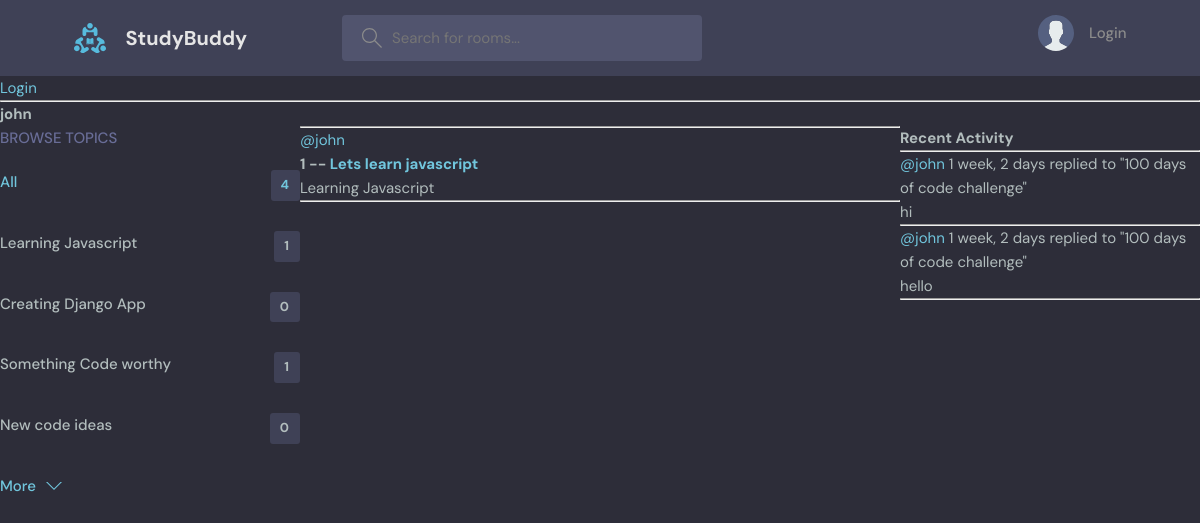
Page /profile/1/ on the earlier database version.
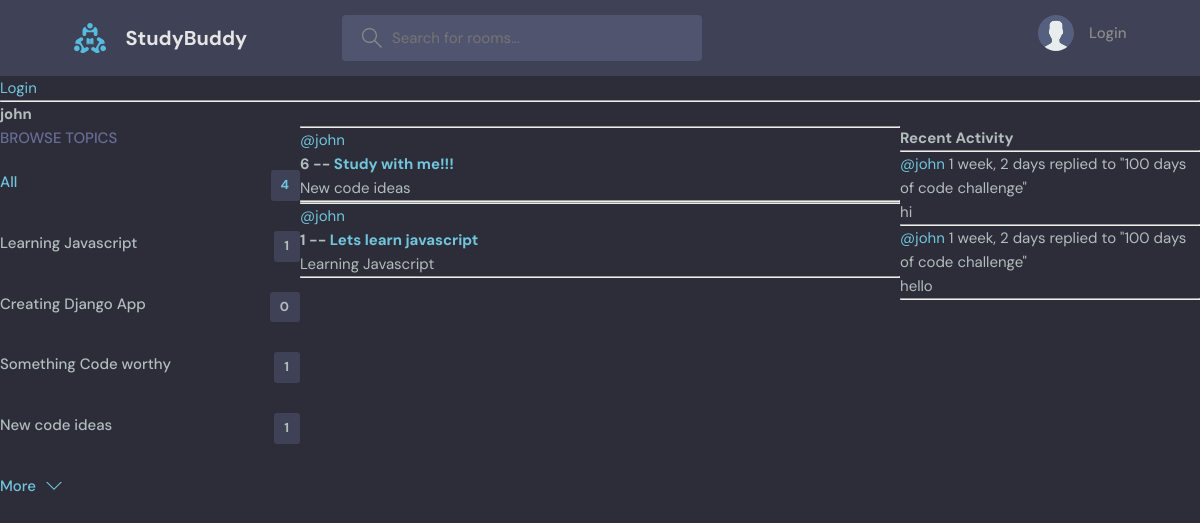
Same page on the later database version.
### baseApp/models.py (models this page shows, shortened)
class Topic(models.Model):
    name = models.CharField(max_length=200)

class Room(models.Model):
    host = models.ForeignKey(User, on_delete=models.SET_NULL, null=True)
    topic = models.ForeignKey(Topic, on_delete=models.SET_NULL, null=True)
    name = models.CharField(max_length=200)
    description = models.TextField(null=True,blank=True)
    participants = models.ManyToManyField(
        User, related_name='participants', blank=True)
    updated = models.DateTimeField(auto_now=True)
    created = models.DateTimeField(auto_now_add=True)
    class Meta:
        ordering = ['-updated', '-created'] #orders rooms by updated and created fields
    def __str__(self): #function to reference the name of the room
        return self.name

class Message(models.Model):
    user = models.ForeignKey( User, on_delete=models.CASCADE)
    room = models.ForeignKey(Room, on_delete=models.CASCADE)
    body = models.TextField()
    updated = models.DateTimeField(auto_now=True)
    created = models.DateTimeField(auto_now_add=True)
    class Meta:
        ordering = ['-updated', '-created'] #orders rooms by updated and created fields

### baseApp/views.py (the view)
# urls.py: path('profile/<str:pk>/', views.userProfile, name="user-profile"),
def userProfile(request, pk):
    user = User.objects.get(id=pk)
    rooms = user.room_set.all()
    room_messages = user.message_set.all()
    topics = Topic.objects.all()
    context = {'user':user, 'rooms':rooms, 'room_messages': room_messages, 'topics':topics}
    return render(request, 'baseApp/profile.html', context)

### baseApp/templates/baseApp/profile.html (shortened to what this page needs)
{% extends 'main.html' %}
{% block content %}
<h1>{{user.username}}</h1>
<div class="profile-container">
    <div>
        {% include 'baseApp/topics_component.html' %}
    </div>
    <div>
        {% include 'baseApp/feed_component.html' %}
    </div>
    <div>
        {% include 'baseApp/activity_component.html' %}
    </div>
</div>
{% endblock %}

### baseApp/templates/baseApp/topics_component.html
<div class="topics">
    <div class="topics__header">
      <h2>Browse Topics</h2>
    </div>
    <ul class="topics__list">
      <li>
        <a href="{% url 'home' %}" class="active">All <span>{{topics.count}}</span></a>
      </li>
      {% for topic in topics %}
      <li>
        <a href="{% url 'home' %}?q={{topic.name}}">{{topic.name}}<span>{{topic.room_set.all.count}}</span></a>
      </li>
      {% endfor %}
    </ul>
    <a class="btn btn--link" href="topics.html">
      More
      <svg version="1.1" xmlns="http://www.w3.org/2000/svg" width="32" height="32" viewBox="0 0 32 32">
        <title>chevron-down</title>
        <path d="M16 21l-13-13h-3l16 16 16-16h-3l-13 13z"></path>
      </svg>
    </a>
  </div>

### baseApp/templates/baseApp/feed_component.html (shortened to what this page needs)
<div>
    {% for room in rooms %}
        <div>
            <hr>
            <a href="{% url 'user-profile' room.host.id %}">@{{room.host.username}}</a>
            <h5>{{room.id}} -- <a href="{% url 'room' room.id %}">{{room.name}}</a></h5>
            <small>{{room.topic.name}}</small>
            <hr>
        </div>
    {% endfor %}
</div>

### baseApp/templates/baseApp/activity_component.html (shortened to what this page needs)
<h3>Recent Activity</h3>
<hr>
{% for message in room_messages %}
    <div>
        <small><a href="{% url 'user-profile' message.user.id %}">@{{message.user}}</a>  {{message.created|timesince}}</small>
        <small>replied to "{{message.room}}"</small>
        <p>{{message.body}}</p>
        <hr>
    </div>
{% endfor %}

Differences in the rows shown:
computed for Topic "New code ideas": room_set.all.count "0" → "1"
added Room: host.username "john", id "6", name "Study with me!!!", topic.name "New code ideas"
